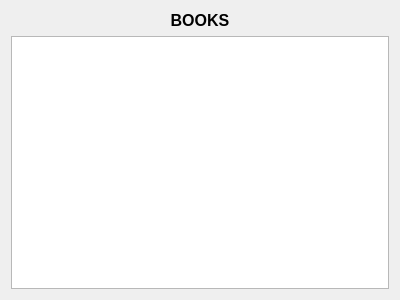
<?xml version="1.0" encoding="UTF-8"?>
<ui version="4.0">
 <class>Form</class>
 <widget class="QWidget" name="Form">
  <property name="geometry">
   <rect>
    <x>0</x>
    <y>0</y>
    <width>400</width>
    <height>300</height>
   </rect>
  </property>
  <property name="minimumSize">
   <size>
    <width>400</width>
    <height>300</height>
   </size>
  </property>
  <property name="maximumSize">
   <size>
    <width>400</width>
    <height>300</height>
   </size>
  </property>
  <property name="windowTitle">
   <string>Book List</string>
  </property>
  <property name="windowIcon">
   <iconset>
    <normaloff>../assets/logo.png</normaloff>../assets/logo.png</iconset>
  </property>
  <property name="locale">
   <locale language="English" country="UnitedStates"/>
  </property>
  <layout class="QVBoxLayout" name="verticalLayout">
   <item>
    <widget class="QLabel" name="label">
     <property name="font">
      <font>
       <pointsize>12</pointsize>
       <bold>true</bold>
      </font>
     </property>
     <property name="text">
      <string>BOOKS</string>
     </property>
     <property name="alignment">
      <set>Qt::AlignCenter</set>
     </property>
    </widget>
   </item>
   <item>
    <widget class="QListWidget" name="booklist"/>
   </item>
  </layout>
 </widget>
 <resources/>
 <connections/>
</ui>
